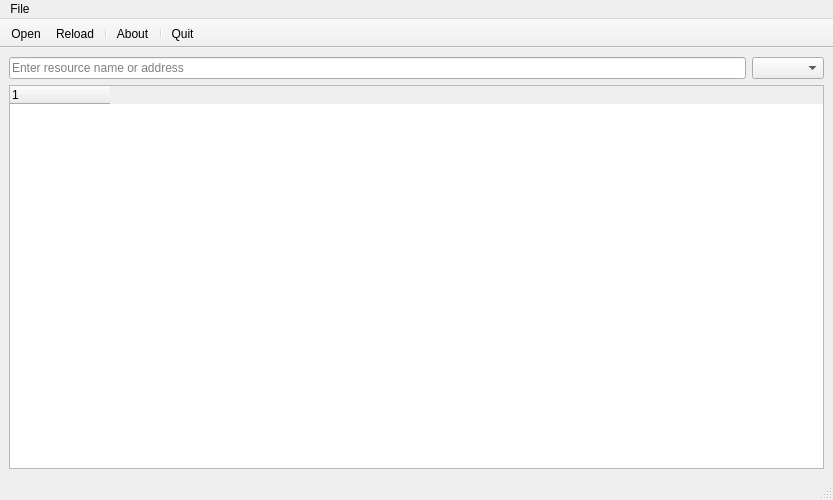
<?xml version="1.0" encoding="UTF-8"?>
<ui version="4.0">
 <class>MainWindow</class>
 <widget class="QMainWindow" name="MainWindow">
  <property name="geometry">
   <rect>
    <x>0</x>
    <y>0</y>
    <width>833</width>
    <height>500</height>
   </rect>
  </property>
  <property name="minimumSize">
   <size>
    <width>400</width>
    <height>500</height>
   </size>
  </property>
  <property name="windowTitle">
   <string>Terraform validate explorer</string>
  </property>
  <widget class="QWidget" name="centralwidget">
   <layout class="QVBoxLayout" name="verticalLayout_2">
    <item>
     <layout class="QVBoxLayout" name="verticalLayout">
      <item>
       <layout class="QHBoxLayout" name="horizontalLayout">
        <item>
         <widget class="QLineEdit" name="line_filter">
          <property name="maxLength">
           <number>255</number>
          </property>
          <property name="placeholderText">
           <string>Enter resource name or address</string>
          </property>
         </widget>
        </item>
        <item>
         <widget class="QComboBox" name="combo_search_type"/>
        </item>
       </layout>
      </item>
      <item>
       <widget class="QTreeWidget" name="treeWidget">
        <attribute name="headerStretchLastSection">
         <bool>false</bool>
        </attribute>
        <column>
         <property name="text">
          <string notr="true">1</string>
         </property>
        </column>
       </widget>
      </item>
     </layout>
    </item>
   </layout>
  </widget>
  <widget class="QMenuBar" name="menubar">
   <property name="geometry">
    <rect>
     <x>0</x>
     <y>0</y>
     <width>833</width>
     <height>37</height>
    </rect>
   </property>
   <widget class="QMenu" name="menuFile">
    <property name="title">
     <string>File</string>
    </property>
    <addaction name="action_open"/>
    <addaction name="action_reload"/>
    <addaction name="separator"/>
    <addaction name="action_about"/>
    <addaction name="separator"/>
    <addaction name="action_quit"/>
   </widget>
   <addaction name="menuFile"/>
  </widget>
  <widget class="QStatusBar" name="statusbar"/>
  <widget class="QToolBar" name="toolbar">
   <property name="windowTitle">
    <string>toolBar</string>
   </property>
   <property name="movable">
    <bool>false</bool>
   </property>
   <property name="toolButtonStyle">
    <enum>Qt::ToolButtonStyle::ToolButtonTextBesideIcon</enum>
   </property>
   <property name="floatable">
    <bool>false</bool>
   </property>
   <attribute name="toolBarArea">
    <enum>TopToolBarArea</enum>
   </attribute>
   <attribute name="toolBarBreak">
    <bool>false</bool>
   </attribute>
   <addaction name="action_open"/>
   <addaction name="action_reload"/>
   <addaction name="separator"/>
   <addaction name="action_about"/>
   <addaction name="separator"/>
   <addaction name="action_quit"/>
  </widget>
  <action name="action_open">
   <property name="icon">
    <iconset theme="document-open"/>
   </property>
   <property name="text">
    <string>Open</string>
   </property>
   <property name="iconVisibleInMenu">
    <bool>true</bool>
   </property>
  </action>
  <action name="action_about">
   <property name="icon">
    <iconset theme="help-about"/>
   </property>
   <property name="text">
    <string>About</string>
   </property>
   <property name="iconVisibleInMenu">
    <bool>true</bool>
   </property>
  </action>
  <action name="action_reload">
   <property name="icon">
    <iconset theme="view-refresh"/>
   </property>
   <property name="text">
    <string>Reload</string>
   </property>
   <property name="toolTip">
    <string>Reload the contents of the currently opened file.</string>
   </property>
   <property name="iconVisibleInMenu">
    <bool>true</bool>
   </property>
  </action>
  <action name="action_quit">
   <property name="checkable">
    <bool>false</bool>
   </property>
   <property name="icon">
    <iconset theme="window-close"/>
   </property>
   <property name="text">
    <string>Quit</string>
   </property>
   <property name="iconVisibleInMenu">
    <bool>true</bool>
   </property>
  </action>
 </widget>
 <resources/>
 <connections/>
</ui>
